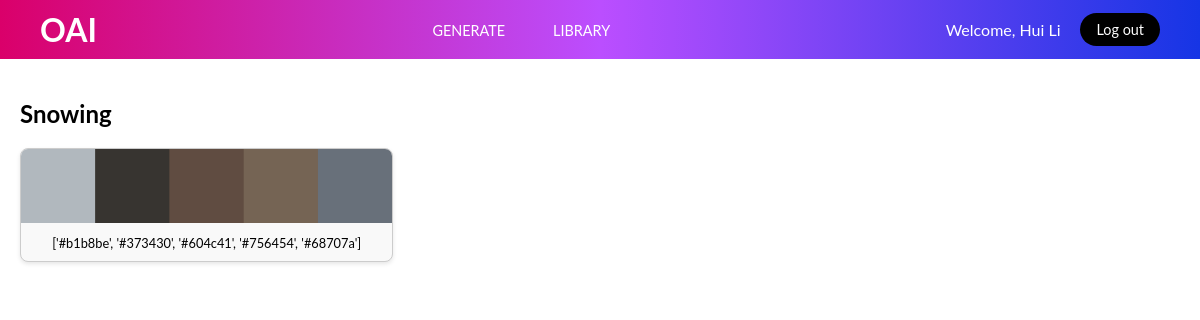
The page /library/Snowing (signed in) on the database its author committed.
### tables this page shows
CREATE TABLE categories (
    id INTEGER PRIMARY KEY AUTOINCREMENT,
    name TEXT UNIQUE NOT NULL
);

CREATE TABLE palettes (
    id INTEGER PRIMARY KEY AUTOINCREMENT,
    image_path TEXT NOT NULL,
    category_id INTEGER NOT NULL,
    colors TEXT NOT NULL,
timestamp DATETIME DEFAULT CURRENT_TIMESTAMP,
FOREIGN KEY (category_id) REFERENCES categories(id)
);

### app.py (the view)
@app.route('/library/<category_name>')
@login_required
def category_page(category_name):
    category = db.execute("SELECT * FROM categories WHERE name = ?", category_name)
    if not category:
        flash("Category not found!")
        return redirect(url_for('library'))
    category_id = category[0]["id"]
    palettes = db.execute("SELECT * FROM palettes WHERE category_id = ?", category_id)
    return render_template('category.html', category_name=category_name, palettes=palettes)

### app.py (called while the page is built)
@app.before_request
def load_logged_in_user():
    g.username = session.get("user_name")

### helpers.py (called while the page is built)
def login_required(f):
    @wraps(f)
    def decorated_function(*args, **kwargs):
        if "user_id" not in session:
            flash("Please log in to access this page.")
            return redirect(url_for('login'))
        return f(*args, **kwargs)
    return decorated_function

### templates/category.html (shortened to what this page needs)
{% extends "layout.html" %}
{% block content %}
<link rel="stylesheet" href="{{ url_for('static', filename='css/category.css') }}">
<section class="category-page">
    <header class="category-header">
        <h1>{{ category_name }}</h1>
    </header>
    <div class="categories-grid">
        {% for palette in palettes %}
        <div class="category-item">
            <div class="palette-container">
                <img src="{{ url_for('static', filename=palette.image_path) }}" alt="Palette Image">
            </div>
            <p> {{ palette['colors'] }}</p>
        </div>
        {% endfor %}
    </div>
</section>
{% endblock %}

### static/css/layout.css (style rules this page uses)
:root { --p: #da006a; --b: #1635e5; --dark: #000; --white: #ffffff; --light: #ccc; --gray: #696969; }
body, html { margin: 0; padding: 0; height: 100%; width: 100%; font-family: 'Lato', sans-serif; display: flex; flex-direction: column; }

### static/css/category.css (style rules this page uses)
.category-page { padding: 20px; font-family: 'Lato', sans-serif; }
.categories-grid { display: grid; grid-template-columns: repeat(auto-fill, minmax(18rem, 1fr)); gap: 20px; }
.category-item { border: 1px solid #ccc; border-radius: 8px; overflow: hidden; text-align: center; box-shadow: 0px 2px 4px rgba(0, 0, 0, 0.1); background-color: #f9f9f9; }
.category-item p { font-size: 0.8rem; line-height: 1.2rem; margin: 0.5rem 1rem; }
.palette-container { position: relative; overflow: visible; }
.palette-container img { width: 100%; height: auto; transition: transform 0.2s ease; }

### rows shown on the page
categories: name "Snowing"
palettes: image_path (picture), colors "['#b1b8be', '#373430', '#604c41', '#756454', '#68707a']"

### other values the page prints
{{ g.username }} "Hui Li"
